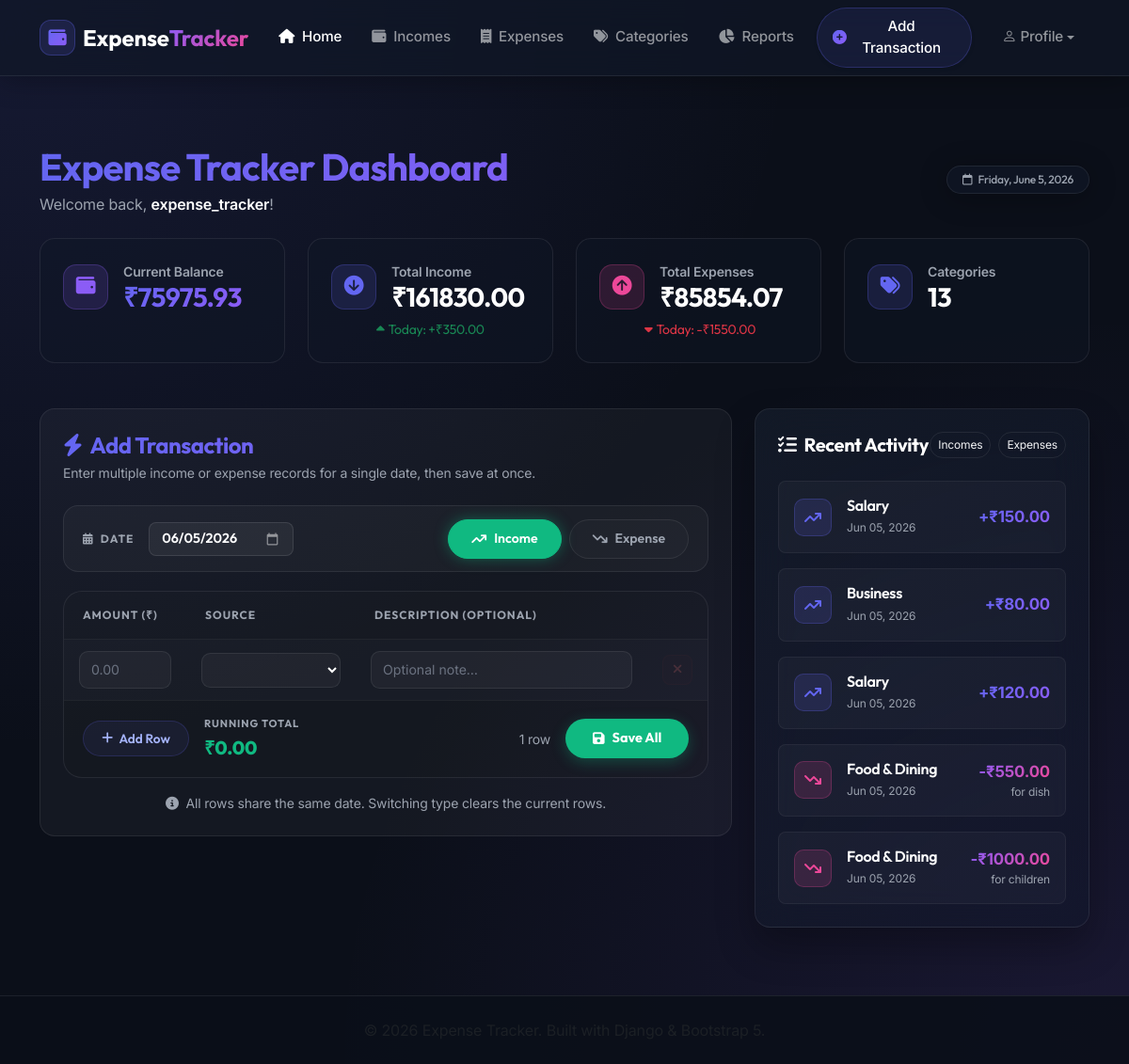
The app's page / (signed in) with its own data.
### income/models.py (models this page shows, shortened)
class Income(models.Model):
    SOURCE_CHOICES = [
        ('Salary', 'Salary'),
        ('Business', 'Business'),
        ('Freelancing', 'Freelancing'),
        ('Interest', 'Interest'),
        ('Gift', 'Gift'),
        ('Other', 'Other'),
    ]
    user = models.ForeignKey(User, on_delete=models.CASCADE, related_name='incomes')
    amount = models.DecimalField(max_digits=12, decimal_places=2)
    source = models.CharField(max_length=50, choices=SOURCE_CHOICES)
    date = models.DateField()
    description = models.TextField(blank=True, null=True)
    created_at = models.DateTimeField(auto_now_add=True)
    updated_at = models.DateTimeField(auto_now=True)
    class Meta:
        ordering = ['-date', '-created_at']

### categories/models.py (models this page shows, shortened)
class Category(models.Model):
    user = models.ForeignKey(User, on_delete=models.CASCADE, related_name='categories')
    name = models.CharField(max_length=100)
    description = models.TextField(blank=True, null=True)
    created_at = models.DateTimeField(auto_now_add=True)
    updated_at = models.DateTimeField(auto_now=True)
    class Meta:
        ordering = ['name']
        verbose_name_plural = 'Categories'
        unique_together = ('user', 'name')

### expenses/models.py (models this page shows, shortened)
class Expense(models.Model):
    user = models.ForeignKey(User, on_delete=models.CASCADE, related_name='expenses')
    name = models.CharField(max_length=200)
    amount = models.DecimalField(max_digits=12, decimal_places=2)
    date = models.DateField()
    description = models.TextField(blank=True, null=True)
    category = models.ForeignKey(Category, on_delete=models.SET_NULL, null=True, blank=True, related_name='expenses')
    created_at = models.DateTimeField(auto_now_add=True)
    updated_at = models.DateTimeField(auto_now=True)
    class Meta:
        ordering = ['-date', '-created_at']

### dashboard/views.py (the view, shortened to what this page needs)
# urls.py: path('', DashboardView.as_view(), name='home'),
class DashboardView(LoginRequiredMixin, TemplateView):
    template_name = 'dashboard/dashboard.html'
    def get_context_data(self, **kwargs):
        context = super().get_context_data(**kwargs)
        user = self.request.user
        today = timezone.localdate()
        total_income = Income.objects.filter(user=user).aggregate(total=Sum('amount'))['total'] or Decimal('0.00')
        total_expenses = Expense.objects.filter(user=user).aggregate(total=Sum('amount'))['total'] or Decimal('0.00')
        current_balance = total_income - total_expenses
        total_categories = Category.objects.filter(user=user).count()
        income_today = Income.objects.filter(user=user, date=today).aggregate(total=Sum('amount'))['total'] or Decimal('0.00')
        expenses_today = Expense.objects.filter(user=user, date=today).aggregate(total=Sum('amount'))['total'] or Decimal('0.00')
        recent_incomes = Income.objects.filter(user=user)[:5]
        recent_expenses = Expense.objects.filter(user=user).select_related('category')[:5]
        transactions = []
        for inc in recent_incomes:
            transactions.append({
                'date': inc.date,
                'created_at': inc.created_at,
                'type': 'Income',
                'amount': inc.amount,
                'category_or_source': inc.source,
                'description': inc.description,
            })
        for exp in recent_expenses:
            transactions.append({
                'date': exp.date,
                'created_at': exp.created_at,
                'type': 'Expense',
                'amount': exp.amount,
                'category_or_source': exp.category.name if exp.category else 'Uncategorized',
                'description': exp.description,
            })
        transactions.sort(key=lambda x: (x['date'], x['created_at']), reverse=True)
        recent_transactions = transactions[:5]
        context.update({
            'today': today,
            'total_income': total_income,
            'total_expenses': total_expenses,
            'current_balance': current_balance,
            'total_categories': total_categories,
            'income_today': income_today,
            'expenses_today': expenses_today,
            'recent_transactions': recent_transactions,
        })
        return context

### dashboard/templates/dashboard/dashboard.html (shortened to what this page needs)
{% extends 'base.html' %}
{% block content %}
<div class="container py-4">
    <div class="row align-items-center mb-4">
        <div class="col-md-8">
            <h1 class="fw-bold font-outfit text-gradient mb-1">Expense Tracker Dashboard</h1>
            <p class="text-muted-custom mb-0">Welcome back, <span class="text-white fw-semibold">{{ user.username }}</span>!</p>
        </div>
        <div class="col-md-4 text-md-end mt-2 mt-md-0">
            <span
                class="badge bg-glass border border-glass text-muted-custom px-3 py-2 rounded-pill font-outfit fw-medium">
                <i class="fa-regular fa-calendar me-1"></i> {{ today|date:"l, F j, Y" }}
            </span>
        </div>
    </div>
    <div class="row g-4 mb-5">
        <div class="col-md-6 col-lg-3">
            <div class="card-feature p-4 rounded-4 text-white h-100">
                <div class="d-flex align-items-center">
                    <div class="feature-icon mb-0 color-2 me-3">
                        <i class="fa-solid fa-wallet"></i>
                    </div>
                    <div>
                        <p class="text-muted-custom small mb-0 uppercase fw-semibold">Current Balance</p>
                        <h3
                            class="fw-bold mb-0 font-outfit {% if current_balance >= 0 %}text-gradient{% else %}text-gradient-alt{% endif %}">
                            ₹{{ current_balance|floatformat:2 }}
                        </h3>
                    </div>
                </div>
            </div>
        </div>
        <div class="col-md-6 col-lg-3">
            <div class="card-feature p-4 rounded-4 text-white h-100">
                <div class="d-flex align-items-center mb-2">
                    <div class="feature-icon mb-0 color-1 me-3">
                        <i class="fa-solid fa-circle-arrow-down"></i>
                    </div>
                    <div>
                        <p class="text-muted-custom small mb-0 uppercase fw-semibold">Total Income</p>
                        <h3 class="fw-bold mb-0 font-outfit">₹{{ total_income|floatformat:2 }}</h3>
                    </div>
                </div>
                <div class="ps-5 text-success small font-outfit">
                    <i class="fa-solid fa-caret-up me-1"></i>Today: +₹{{ income_today|floatformat:2 }}
                </div>
            </div>
        </div>
        <div class="col-md-6 col-lg-3">
            <div class="card-feature p-4 rounded-4 text-white h-100">
                <div class="d-flex align-items-center mb-2">
                    <div class="feature-icon mb-0 color-3 me-3">
                        <i class="fa-solid fa-circle-arrow-up"></i>
                    </div>
                    <div>
                        <p class="text-muted-custom small mb-0 uppercase fw-semibold">Total Expenses</p>
                        <h3 class="fw-bold mb-0 font-outfit">₹{{ total_expenses|floatformat:2 }}</h3>
                    </div>
                </div>
                <div class="ps-5 text-danger small font-outfit">
                    <i class="fa-solid fa-caret-down me-1"></i>Today: -₹{{ expenses_today|floatformat:2 }}
                </div>
            </div>
        </div>
        <div class="col-md-6 col-lg-3">
            <div class="card-feature p-4 rounded-4 text-white h-100">
                <div class="d-flex align-items-center">
                    <div class="feature-icon mb-0 color-1 me-3">
                        <i class="fa-solid fa-tags"></i>
                    </div>
                    <div>
                        <p class="text-muted-custom small mb-0 uppercase fw-semibold">Categories</p>
                        <h3 class="fw-bold mb-0 font-outfit">{{ total_categories }}</h3>
                    </div>
                </div>
            </div>
        </div>
    </div>
    <div class="row g-4">
        <div class="col-lg-8">
            <div class="rounded-4 text-white p-4" style="background:rgba(255,255,255,.04);border:1px solid rgba(255,255,255,.08);">
                <div class="mb-4">
                    <h5 class="fw-bold font-outfit text-gradient mb-1" style="font-size: 1.5rem;">
                        <i class="fa-solid fa-bolt me-2"></i>Add Transaction
                    </h5>
                    <p class="text-muted-custom mb-0 small">Enter multiple income or expense records for a single date, then save at once.</p>
                </div>
                {% include 'transactions/_txn_widget.html' with post_save="stay" %}
            </div>
        </div>
        <div class="col-lg-4" id="dashboard-recent-activity">
            <div class="card-hero p-4 rounded-4 text-white h-100">
                <div class="d-flex align-items-center justify-content-between mb-4">
                    <h5 class="fw-bold font-outfit mb-0">
                        <i class="fa-solid fa-list-check me-2"></i>Recent Activity
                    </h5>
                    <div class="d-flex gap-2">
                        <a href="{% url 'income-list' %}" class="btn btn-outline-custom btn-sm rounded-pill px-2 py-1" style="font-size:0.75rem;">Incomes</a>
                        <a href="{% url 'expense-list' %}" class="btn btn-outline-custom btn-sm rounded-pill px-2 py-1" style="font-size:0.75rem;">Expenses</a>
                    </div>
                </div>
                {% if recent_transactions %}
                <div class="d-flex flex-column gap-3">
                    {% for tx in recent_transactions %}
                    <div class="d-flex align-items-center justify-content-between p-3 rounded-3" style="background: rgba(255, 255, 255, 0.03); border: 1px solid rgba(255, 255, 255, 0.05);">
                        <div class="d-flex align-items-center gap-3">
                            <div class="feature-icon mb-0 {% if tx.type == 'Income' %}color-1{% else %}color-3{% endif %}" style="width: 40px; height: 40px; border-radius: 10px; font-size: 1rem;">
                                {% if tx.type == 'Income' %}
                                <i class="fa-solid fa-arrow-trend-up"></i>
                                {% else %}
                                <i class="fa-solid fa-arrow-trend-down"></i>
                                {% endif %}
                            </div>
                            <div>
                                <h6 class="mb-0 fw-semibold text-white font-outfit">{{ tx.category_or_source }}</h6>
                                <span class="text-muted-custom small" style="font-size: 0.75rem;">{{ tx.date|date:"M d, Y" }}</span>
                            </div>
                        </div>
                        <div class="text-end">
                            <span class="fw-bold {% if tx.type == 'Income' %}text-gradient{% else %}text-gradient-alt{% endif %}" style="font-size: 1.05rem;">
                                {% if tx.type == 'Income' %}+{% else %}-{% endif %}₹{{ tx.amount|floatformat:2 }}
                            </span>
                            {% if tx.description %}
                            <div class="text-muted-custom small" style="font-size: 0.75rem; max-width: 120px; text-overflow: ellipsis; overflow: hidden; white-space: nowrap;">
                                {{ tx.description }}
                            </div>
                            {% endif %}
                        </div>
                    </div>
                    {% endfor %}
                </div>
                {% endif %}
            </div>
        </div>
    </div>
</div>
{% endblock %}

### records on screen
Income: category_or_source "Salary", date "Jun 05, 2026", amount "150.00"
Income: category_or_source "Business", date "Jun 05, 2026", amount "80.00"
Income: category_or_source "Salary", date "Jun 05, 2026", amount "120.00"
Category: category_or_source "Food & Dining" "Food & Dining"
Expense: date "Jun 05, 2026", amount "550.00", description "for dish"
Expense: date "Jun 05, 2026", amount "1000.00", description "for children"

### other values on screen
{{ user.username }} "expense_tracker"
{{ today|date:"l, F j, Y" }} "Friday, June 5, 2026"
{{ current_balance|floatformat:2 }} "75975.93"
{{ total_income|floatformat:2 }} "161830.00"
{{ income_today|floatformat:2 }} "350.00"
{{ total_expenses|floatformat:2 }} "85854.07"
{{ expenses_today|floatformat:2 }} "1550.00"
{{ total_categories }} "13"
